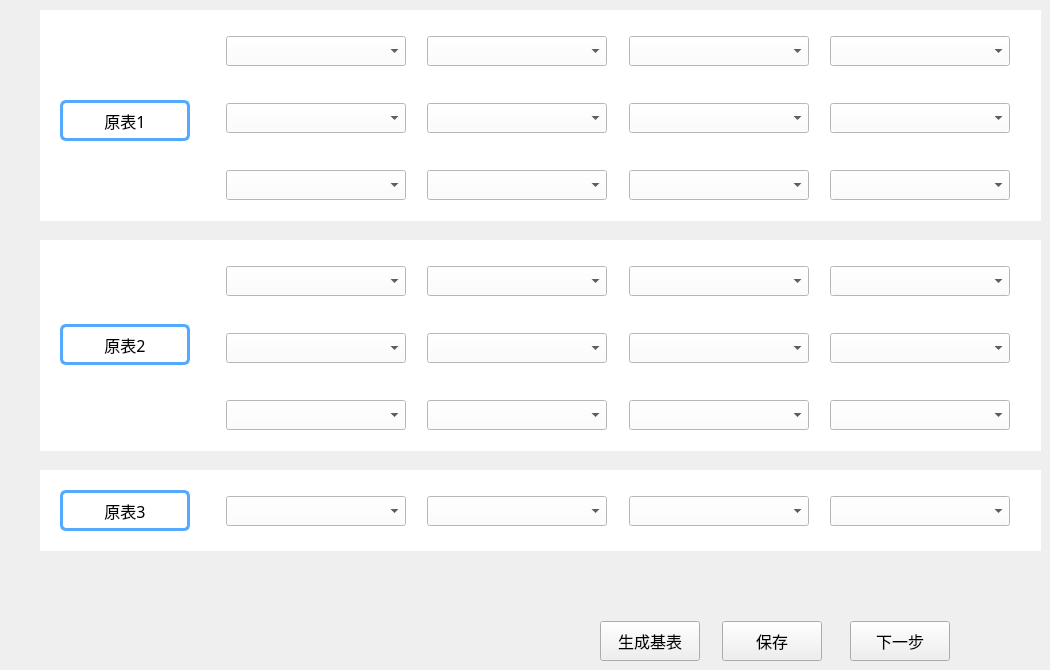
   <widget class="QWidget" name="tab_4">
    <attribute name="title">
     <string>参数配置</string>
    </attribute>
    <widget class="QWidget" name="widget_6" native="true">
     <property name="geometry">
      <rect>
       <x>40</x>
       <y>10</y>
       <width>1001</width>
       <height>211</height>
      </rect>
     </property>
     <property name="styleSheet">
      <string notr="true">background-color: rgb(255, 255, 255);</string>
     </property>
     <widget class="QLabel" name="label_3">
      <property name="geometry">
       <rect>
        <x>20</x>
        <y>90</y>
        <width>130</width>
        <height>41</height>
       </rect>
      </property>
      <property name="palette">
       <palette>
        <active>
         <colorrole role="Button">
          <brush brushstyle="SolidPattern">
           <color alpha="255">
            <red>255</red>
            <green>255</green>
            <blue>255</blue>
           </color>
          </brush>
         </colorrole>
         <colorrole role="Base">
          <brush brushstyle="SolidPattern">
           <color alpha="255">
            <red>255</red>
            <green>255</green>
            <blue>255</blue>
           </color>
          </brush>
         </colorrole>
         <colorrole role="Window">
          <brush brushstyle="SolidPattern">
           <color alpha="255">
            <red>255</red>
            <green>255</green>
            <blue>255</blue>
           </color>
          </brush>
         </colorrole>
        </active>
        <inactive>
         <colorrole role="Button">
          <brush brushstyle="SolidPattern">
           <color alpha="255">
            <red>255</red>
            <green>255</green>
            <blue>255</blue>
           </color>
          </brush>
         </colorrole>
         <colorrole role="Base">
          <brush brushstyle="SolidPattern">
           <color alpha="255">
            <red>255</red>
            <green>255</green>
            <blue>255</blue>
           </color>
          </brush>
         </colorrole>
         <colorrole role="Window">
          <brush brushstyle="SolidPattern">
           <color alpha="255">
            <red>255</red>
            <green>255</green>
            <blue>255</blue>
           </color>
          </brush>
         </colorrole>
        </inactive>
        <disabled>
         <colorrole role="Button">
          <brush brushstyle="SolidPattern">
           <color alpha="255">
            <red>255</red>
            <green>255</green>
            <blue>255</blue>
           </color>
          </brush>
         </colorrole>
         <colorrole role="Base">
          <brush brushstyle="SolidPattern">
           <color alpha="255">
            <red>255</red>
            <green>255</green>
            <blue>255</blue>
           </color>
          </brush>
         </colorrole>
         <colorrole role="Window">
          <brush brushstyle="SolidPattern">
           <color alpha="255">
            <red>255</red>
            <green>255</green>
            <blue>255</blue>
           </color>
          </brush>
         </colorrole>
        </disabled>
       </palette>
      </property>
      <property name="font">
       <font>
        <family>黑体</family>
        <pointsize>12</pointsize>
        <weight>50</weight>
        <italic>false</italic>
        <bold>false</bold>
       </font>
      </property>
      <property name="styleSheet">
       <string notr="true">border:3px solid rgb(85, 170, 255);
font: 12pt &quot;黑体&quot;;
border-radius:6px</string>
      </property>
      <property name="text">
       <string>原表1</string>
      </property>
      <property name="alignment">
       <set>Qt::AlignCenter</set>
      </property>
     </widget>
     <widget class="QComboBox" name="comboBox_5">
      <property name="enabled">
       <bool>true</bool>
      </property>
      <property name="geometry">
       <rect>
        <x>186</x>
        <y>26</y>
        <width>180</width>
        <height>30</height>
       </rect>
      </property>
      <property name="font">
       <font>
        <family>黑体</family>
        <pointsize>12</pointsize>
       </font>
      </property>
      <property name="autoFillBackground">
       <bool>false</bool>
      </property>
      <property name="editable">
       <bool>false</bool>
      </property>
      <property name="currentText">
       <string/>
      </property>
      <property name="maxVisibleItems">
       <number>50</number>
      </property>
     </widget>
     <widget class="QComboBox" name="comboBox_6">
      <property name="enabled">
       <bool>true</bool>
      </property>
      <property name="geometry">
       <rect>
        <x>387</x>
        <y>26</y>
        <width>180</width>
        <height>30</height>
       </rect>
      </property>
      <property name="font">
       <font>
        <family>黑体</family>
        <pointsize>12</pointsize>
       </font>
      </property>
      <property name="currentText">
       <string/>
      </property>
     </widget>
     <widget class="QComboBox" name="comboBox_7">
      <property name="enabled">
       <bool>true</bool>
      </property>
      <property name="geometry">
       <rect>
        <x>589</x>
        <y>26</y>
        <width>180</width>
        <height>30</height>
       </rect>
      </property>
      <property name="font">
       <font>
        <family>黑体</family>
        <pointsize>12</pointsize>
       </font>
      </property>
      <property name="currentText">
       <string/>
      </property>
     </widget>
     <widget class="QComboBox" name="comboBox_8">
      <property name="enabled">
       <bool>true</bool>
      </property>
      <property name="geometry">
       <rect>
        <x>790</x>
        <y>26</y>
        <width>180</width>
        <height>30</height>
       </rect>
      </property>
      <property name="font">
       <font>
        <family>黑体</family>
        <pointsize>12</pointsize>
       </font>
      </property>
      <property name="currentText">
       <string/>
      </property>
     </widget>
     <widget class="QComboBox" name="comboBox_9">
      <property name="enabled">
       <bool>true</bool>
      </property>
      <property name="geometry">
       <rect>
        <x>186</x>
        <y>93</y>
        <width>180</width>
        <height>30</height>
       </rect>
      </property>
      <property name="font">
       <font>
        <family>黑体</family>
        <pointsize>12</pointsize>
       </font>
      </property>
      <property name="currentText">
       <string/>
      </property>
     </widget>
     <widget class="QComboBox" name="comboBox_10">
      <property name="enabled">
       <bool>true</bool>
      </property>
      <property name="geometry">
       <rect>
        <x>186</x>
        <y>160</y>
        <width>180</width>
        <height>30</height>
       </rect>
      </property>
      <property name="font">
       <font>
        <family>黑体</family>
        <pointsize>12</pointsize>
       </font>
      </property>
      <property name="currentText">
       <string/>
      </property>
     </widget>
     <widget class="QComboBox" name="comboBox_11">
      <property name="enabled">
       <bool>true</bool>
      </property>
      <property name="geometry">
       <rect>
        <x>387</x>
        <y>93</y>
        <width>180</width>
        <height>30</height>
       </rect>
      </property>
      <property name="font">
       <font>
        <family>黑体</family>
        <pointsize>12</pointsize>
       </font>
      </property>
      <property name="currentText">
       <string/>
      </property>
     </widget>
     <widget class="QComboBox" name="comboBox_12">
      <property name="enabled">
       <bool>true</bool>
      </property>
      <property name="geometry">
       <rect>
        <x>387</x>
        <y>160</y>
        <width>180</width>
        <height>30</height>
       </rect>
      </property>
      <property name="font">
       <font>
        <family>黑体</family>
        <pointsize>12</pointsize>
       </font>
      </property>
      <property name="currentText">
       <string/>
      </property>
     </widget>
     <widget class="QComboBox" name="comboBox_13">
      <property name="enabled">
       <bool>true</bool>
      </property>
      <property name="geometry">
       <rect>
        <x>589</x>
        <y>93</y>
        <width>180</width>
        <height>30</height>
       </rect>
      </property>
      <property name="font">
       <font>
        <family>黑体</family>
        <pointsize>12</pointsize>
       </font>
      </property>
      <property name="currentText">
       <string/>
      </property>
     </widget>
     <widget class="QComboBox" name="comboBox_14">
      <property name="enabled">
       <bool>true</bool>
      </property>
      <property name="geometry">
       <rect>
        <x>589</x>
        <y>160</y>
        <width>180</width>
        <height>30</height>
       </rect>
      </property>
      <property name="font">
       <font>
        <family>黑体</family>
        <pointsize>12</pointsize>
       </font>
      </property>
      <property name="currentText">
       <string/>
      </property>
     </widget>
     <widget class="QComboBox" name="comboBox_15">
      <property name="enabled">
       <bool>true</bool>
      </property>
      <property name="geometry">
       <rect>
        <x>790</x>
        <y>93</y>
        <width>180</width>
        <height>30</height>
       </rect>
      </property>
      <property name="font">
       <font>
        <family>黑体</family>
        <pointsize>12</pointsize>
       </font>
      </property>
      <property name="currentText">
       <string/>
      </property>
     </widget>
     <widget class="QComboBox" name="comboBox_16">
      <property name="enabled">
       <bool>true</bool>
      </property>
      <property name="geometry">
       <rect>
        <x>790</x>
        <y>160</y>
        <width>180</width>
        <height>30</height>
       </rect>
      </property>
      <property name="font">
       <font>
        <family>黑体</family>
        <pointsize>12</pointsize>
       </font>
      </property>
      <property name="currentText">
       <string/>
      </property>
     </widget>
    </widget>
    <widget class="QWidget" name="widget_7" native="true">
     <property name="geometry">
      <rect>
       <x>40</x>
       <y>240</y>
       <width>1001</width>
       <height>211</height>
      </rect>
     </property>
     <property name="styleSheet">
      <string notr="true">background-color: rgb(255, 255, 255);</string>
     </property>
     <widget class="QLabel" name="label_18">
      <property name="geometry">
       <rect>
        <x>20</x>
        <y>84</y>
        <width>130</width>
        <height>41</height>
       </rect>
      </property>
      <property name="font">
       <font>
        <family>黑体</family>
        <pointsize>12</pointsize>
        <weight>50</weight>
        <italic>false</italic>
        <bold>false</bold>
       </font>
      </property>
      <property name="styleSheet">
       <string notr="true">border:3px solid rgb(85, 170, 255);
font: 12pt &quot;黑体&quot;;
border-radius:6px</string>
      </property>
      <property name="text">
       <string>原表2</string>
      </property>
      <property name="alignment">
       <set>Qt::AlignCenter</set>
      </property>
     </widget>
     <widget class="QComboBox" name="comboBox_17">
      <property name="enabled">
       <bool>true</bool>
      </property>
      <property name="geometry">
       <rect>
        <x>186</x>
        <y>26</y>
        <width>180</width>
        <height>30</height>
       </rect>
      </property>
      <property name="font">
       <font>
        <family>黑体</family>
        <pointsize>12</pointsize>
       </font>
      </property>
      <property name="autoFillBackground">
       <bool>false</bool>
      </property>
      <property name="editable">
       <bool>false</bool>
      </property>
      <property name="currentText">
       <string/>
      </property>
      <property name="maxVisibleItems">
       <number>50</number>
      </property>
     </widget>
     <widget class="QComboBox" name="comboBox_18">
      <property name="enabled">
       <bool>true</bool>
      </property>
      <property name="geometry">
       <rect>
        <x>387</x>
        <y>26</y>
        <width>180</width>
        <height>30</height>
       </rect>
      </property>
      <property name="font">
       <font>
        <family>黑体</family>
        <pointsize>12</pointsize>
       </font>
      </property>
      <property name="currentText">
       <string/>
      </property>
     </widget>
     <widget class="QComboBox" name="comboBox_19">
      <property name="enabled">
       <bool>true</bool>
      </property>
      <property name="geometry">
       <rect>
        <x>589</x>
        <y>26</y>
        <width>180</width>
        <height>30</height>
       </rect>
      </property>
      <property name="font">
       <font>
        <family>黑体</family>
        <pointsize>12</pointsize>
       </font>
      </property>
      <property name="currentText">
       <string/>
      </property>
     </widget>
     <widget class="QComboBox" name="comboBox_20">
      <property name="enabled">
       <bool>true</bool>
      </property>
      <property name="geometry">
       <rect>
        <x>790</x>
        <y>26</y>
        <width>180</width>
        <height>30</height>
       </rect>
      </property>
      <property name="font">
       <font>
        <family>黑体</family>
        <pointsize>12</pointsize>
       </font>
      </property>
      <property name="currentText">
       <string/>
      </property>
     </widget>
     <widget class="QComboBox" name="comboBox_21">
      <property name="enabled">
       <bool>true</bool>
      </property>
      <property name="geometry">
       <rect>
        <x>186</x>
        <y>93</y>
        <width>180</width>
        <height>30</height>
       </rect>
      </property>
      <property name="font">
       <font>
        <family>黑体</family>
        <pointsize>12</pointsize>
       </font>
      </property>
      <property name="currentText">
       <string/>
      </property>
     </widget>
     <widget class="QComboBox" name="comboBox_22">
      <property name="enabled">
       <bool>true</bool>
      </property>
      <property name="geometry">
       <rect>
        <x>186</x>
        <y>160</y>
        <width>180</width>
        <height>30</height>
       </rect>
      </property>
      <property name="font">
       <font>
        <family>黑体</family>
        <pointsize>12</pointsize>
       </font>
      </property>
      <property name="currentText">
       <string/>
      </property>
     </widget>
     <widget class="QComboBox" name="comboBox_23">
      <property name="enabled">
       <bool>true</bool>
      </property>
      <property name="geometry">
       <rect>
        <x>387</x>
        <y>93</y>
        <width>180</width>
        <height>30</height>
       </rect>
      </property>
      <property name="font">
       <font>
        <family>黑体</family>
        <pointsize>12</pointsize>
       </font>
      </property>
      <property name="currentText">
       <string/>
      </property>
     </widget>
     <widget class="QComboBox" name="comboBox_24">
      <property name="enabled">
       <bool>true</bool>
      </property>
      <property name="geometry">
       <rect>
        <x>387</x>
        <y>160</y>
        <width>180</width>
        <height>30</height>
       </rect>
      </property>
      <property name="font">
       <font>
        <family>黑体</family>
        <pointsize>12</pointsize>
       </font>
      </property>
      <property name="currentText">
       <string/>
      </property>
     </widget>
     <widget class="QComboBox" name="comboBox_25">
      <property name="enabled">
       <bool>true</bool>
      </property>
      <property name="geometry">
       <rect>
        <x>589</x>
        <y>93</y>
        <width>180</width>
        <height>30</height>
       </rect>
      </property>
      <property name="font">
       <font>
        <family>黑体</family>
        <pointsize>12</pointsize>
       </font>
      </property>
      <property name="currentText">
       <string/>
      </property>
     </widget>
     <widget class="QComboBox" name="comboBox_26">
      <property name="enabled">
       <bool>true</bool>
      </property>
      <property name="geometry">
       <rect>
        <x>589</x>
        <y>160</y>
        <width>180</width>
        <height>30</height>
       </rect>
      </property>
      <property name="font">
       <font>
        <family>黑体</family>
        <pointsize>12</pointsize>
       </font>
      </property>
      <property name="currentText">
       <string/>
      </property>
     </widget>
     <widget class="QComboBox" name="comboBox_27">
      <property name="enabled">
       <bool>true</bool>
      </property>
      <property name="geometry">
       <rect>
        <x>790</x>
        <y>93</y>
        <width>180</width>
        <height>30</height>
       </rect>
      </property>
      <property name="font">
       <font>
        <family>黑体</family>
        <pointsize>12</pointsize>
       </font>
      </property>
      <property name="currentText">
       <string/>
      </property>
     </widget>
     <widget class="QComboBox" name="comboBox_28">
      <property name="enabled">
       <bool>true</bool>
      </property>
      <property name="geometry">
       <rect>
        <x>790</x>
        <y>160</y>
        <width>180</width>
        <height>30</height>
       </rect>
      </property>
      <property name="font">
       <font>
        <family>黑体</family>
        <pointsize>12</pointsize>
       </font>
      </property>
      <property name="currentText">
       <string/>
      </property>
     </widget>
    </widget>
    <widget class="QWidget" name="widget_8" native="true">
     <property name="geometry">
      <rect>
       <x>40</x>
       <y>470</y>
       <width>1001</width>
       <height>81</height>
      </rect>
     </property>
     <property name="styleSheet">
      <string notr="true">background-color: rgb(255, 255, 255);</string>
     </property>
     <widget class="QLabel" name="label_19">
      <property name="geometry">
       <rect>
        <x>20</x>
        <y>20</y>
        <width>130</width>
        <height>41</height>
       </rect>
      </property>
      <property name="font">
       <font>
        <family>黑体</family>
        <pointsize>12</pointsize>
        <weight>50</weight>
        <italic>false</italic>
        <bold>false</bold>
       </font>
      </property>
      <property name="styleSheet">
       <string notr="true">border:3px solid rgb(85, 170, 255);
font: 12pt &quot;黑体&quot;;
border-radius:6px</string>
      </property>
      <property name="text">
       <string>原表3</string>
      </property>
      <property name="alignment">
       <set>Qt::AlignCenter</set>
      </property>
     </widget>
     <widget class="QComboBox" name="comboBox_29">
      <property name="enabled">
       <bool>true</bool>
      </property>
      <property name="geometry">
       <rect>
        <x>186</x>
        <y>26</y>
        <width>180</width>
        <height>30</height>
       </rect>
      </property>
      <property name="font">
       <font>
        <family>黑体</family>
        <pointsize>12</pointsize>
       </font>
      </property>
      <property name="autoFillBackground">
       <bool>false</bool>
      </property>
      <property name="editable">
       <bool>false</bool>
      </property>
      <property name="currentText">
       <string/>
      </property>
      <property name="maxVisibleItems">
       <number>50</number>
      </property>
     </widget>
     <widget class="QComboBox" name="comboBox_30">
      <property name="enabled">
       <bool>true</bool>
      </property>
      <property name="geometry">
       <rect>
        <x>387</x>
        <y>26</y>
        <width>180</width>
        <height>30</height>
       </rect>
      </property>
      <property name="font">
       <font>
        <family>黑体</family>
        <pointsize>12</pointsize>
       </font>
      </property>
      <property name="currentText">
       <string/>
      </property>
     </widget>
     <widget class="QComboBox" name="comboBox_31">
      <property name="enabled">
       <bool>true</bool>
      </property>
      <property name="geometry">
       <rect>
        <x>589</x>
        <y>26</y>
        <width>180</width>
        <height>30</height>
       </rect>
      </property>
      <property name="font">
       <font>
        <family>黑体</family>
        <pointsize>12</pointsize>
       </font>
      </property>
      <property name="currentText">
       <string/>
      </property>
     </widget>
     <widget class="QComboBox" name="comboBox_32">
      <property name="enabled">
       <bool>true</bool>
      </property>
      <property name="geometry">
       <rect>
        <x>790</x>
        <y>26</y>
        <width>180</width>
        <height>30</height>
       </rect>
      </property>
      <property name="font">
       <font>
        <family>黑体</family>
        <pointsize>12</pointsize>
       </font>
      </property>
      <property name="currentText">
       <string/>
      </property>
     </widget>
    </widget>
    <widget class="QPushButton" name="pushButton_9">
     <property name="geometry">
      <rect>
       <x>600</x>
       <y>621</y>
       <width>100</width>
       <height>40</height>
      </rect>
     </property>
     <property name="font">
      <font>
       <family>黑体</family>
       <pointsize>12</pointsize>
      </font>
     </property>
     <property name="text">
      <string>生成基表</string>
     </property>
    </widget>
    <widget class="QPushButton" name="pushButton_10">
     <property name="geometry">
      <rect>
       <x>722</x>
       <y>621</y>
       <width>100</width>
       <height>40</height>
      </rect>
     </property>
     <property name="font">
      <font>
       <family>黑体</family>
       <pointsize>12</pointsize>
      </font>
     </property>
     <property name="text">
      <string>保存</string>
     </property>
    </widget>
    <widget class="QPushButton" name="pushButton_11">
     <property name="geometry">
      <rect>
       <x>850</x>
       <y>621</y>
       <width>100</width>
       <height>40</height>
      </rect>
     </property>
     <property name="font">
      <font>
       <family>黑体</family>
       <pointsize>12</pointsize>
      </font>
     </property>
     <property name="text">
      <string>下一步</string>
     </property>
    </widget>
   </widget>
